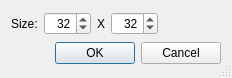
<ui version="4.0" >
 <class>IconSizeDialog</class>
 <widget class="QDialog" name="IconSizeDialog" >
  <property name="geometry" >
   <rect>
    <x>0</x>
    <y>0</y>
    <width>232</width>
    <height>78</height>
   </rect>
  </property>
  <property name="windowTitle" >
   <string>Icon Size</string>
  </property>
  <property name="sizeGripEnabled" >
   <bool>true</bool>
  </property>
  <layout class="QGridLayout" name="gridLayout" >
   <item row="0" column="0" >
    <widget class="QLabel" name="label" >
     <property name="text" >
      <string>Size:</string>
     </property>
    </widget>
   </item>
   <item row="0" column="1" >
    <widget class="QSpinBox" name="widthSpin" >
     <property name="toolTip" >
      <string>Enter the width of the icon</string>
     </property>
     <property name="alignment" >
      <set>Qt::AlignRight|Qt::AlignTrailing|Qt::AlignVCenter</set>
     </property>
     <property name="minimum" >
      <number>1</number>
     </property>
     <property name="maximum" >
      <number>256</number>
     </property>
     <property name="value" >
      <number>32</number>
     </property>
    </widget>
   </item>
   <item row="0" column="2" >
    <widget class="QLabel" name="label_2" >
     <property name="text" >
      <string>X</string>
     </property>
     <property name="alignment" >
      <set>Qt::AlignCenter</set>
     </property>
    </widget>
   </item>
   <item row="0" column="3" >
    <widget class="QSpinBox" name="heightSpin" >
     <property name="toolTip" >
      <string>Enter the height of the icon</string>
     </property>
     <property name="alignment" >
      <set>Qt::AlignRight|Qt::AlignTrailing|Qt::AlignVCenter</set>
     </property>
     <property name="minimum" >
      <number>1</number>
     </property>
     <property name="maximum" >
      <number>256</number>
     </property>
     <property name="value" >
      <number>32</number>
     </property>
    </widget>
   </item>
   <item row="0" column="4" >
    <spacer name="horizontalSpacer_2" >
     <property name="orientation" >
      <enum>Qt::Horizontal</enum>
     </property>
     <property name="sizeHint" stdset="0" >
      <size>
       <width>42</width>
       <height>20</height>
      </size>
     </property>
    </spacer>
   </item>
   <item row="1" column="0" colspan="5" >
    <widget class="QDialogButtonBox" name="buttonBox" >
     <property name="orientation" >
      <enum>Qt::Horizontal</enum>
     </property>
     <property name="standardButtons" >
      <set>QDialogButtonBox::Cancel|QDialogButtonBox::Ok</set>
     </property>
    </widget>
   </item>
  </layout>
 </widget>
 <tabstops>
  <tabstop>widthSpin</tabstop>
  <tabstop>heightSpin</tabstop>
  <tabstop>buttonBox</tabstop>
 </tabstops>
 <resources/>
 <connections>
  <connection>
   <sender>buttonBox</sender>
   <signal>accepted()</signal>
   <receiver>IconSizeDialog</receiver>
   <slot>accept()</slot>
   <hints>
    <hint type="sourcelabel" >
     <x>248</x>
     <y>254</y>
    </hint>
    <hint type="destinationlabel" >
     <x>157</x>
     <y>274</y>
    </hint>
   </hints>
  </connection>
  <connection>
   <sender>buttonBox</sender>
   <signal>rejected()</signal>
   <receiver>IconSizeDialog</receiver>
   <slot>reject()</slot>
   <hints>
    <hint type="sourcelabel" >
     <x>316</x>
     <y>260</y>
    </hint>
    <hint type="destinationlabel" >
     <x>286</x>
     <y>274</y>
    </hint>
   </hints>
  </connection>
 </connections>
</ui>
